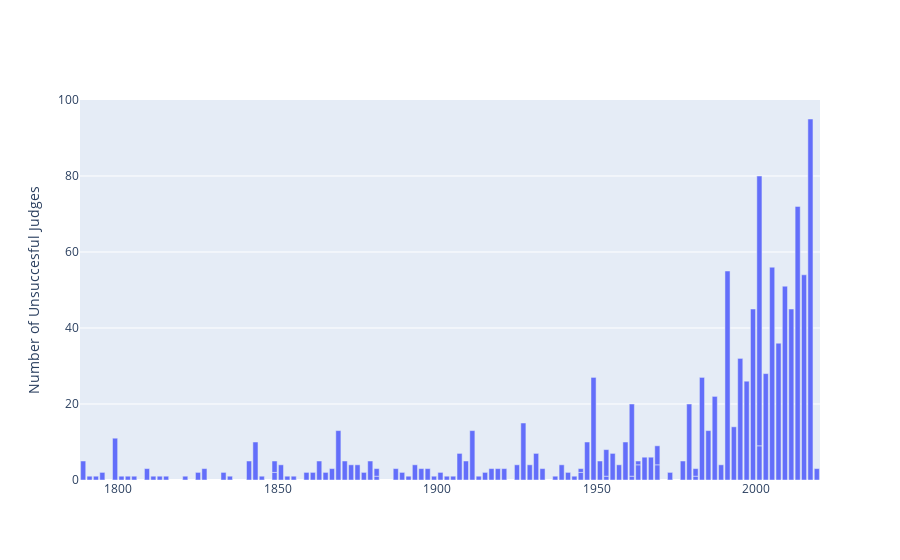

The notebook cell this image was saved under:
### Code cell
fig = go.Figure()


xs, ys, names, colors = [], [], [], []
for president, party, year, count in unsuccesful_nominations_query.all():
    xs.append(year)
    ys.append(count)
    names.append(president)
    colors.append(party_colors.get(party))
    
    
fig.add_trace(
    go.Bar(
        y=ys,
        x=xs,
#         name=names,
        # hoverinfo='name',
#         marker_color=colors,
    )
)

fig.update_layout(
    xaxis={'showticklabels': True},
    yaxis={'title': 'Number of Unsuccesful Judges'},
)

### Figure 1 — Plotly figure (JSON) as saved in the notebook; plotly's stock layout.template omitted (floating-point values rounded to 4 significant figures)
{"data": [{"type": "bar", "x": [1789, 1791, 1793, 1795, 1799, 1801, 1803, 1805, 1809, 1811, 1813, 1815, 1821, 1825, 1827, 1833, 1835, 1841, 1843, 1845, 1849, 1849, 1851, 1853, 1855, 1859, 1861, 1863, 1865, 1867, 1869, 1871, 1873, 1875, 1877, 1879, 1881, 1881, 1887, 1889, 1891, 1893, 1895, 1897, 1899, 1901, 1903, 1905, 1907, 1909, 1911, 1913, 1915, 1917, 1919, 1921, 1925, 1927, 1929, 1931, 1933, 1937, 1939, 1941, 1943, 1945, 1945, 1947, 1949, 1951, 1953, 1953, 1955, 1957, 1959, 1961, 1961, 1963, 1963, 1965, 1967, 1969, 1969, 1973, 1977, 1979, 1981, 1981, 1983, 1985, 1987, 1989, 1991, 1993, 1995, 1997, 1999, 2001, 2001, 2003, 2005, 2007, 2009, 2011, 2013, 2015, 2017, 2019], "y": [5, 1, 1, 2, 11, 1, 1, 1, 3, 1, 1, 1, 1, 2, 3, 2, 1, 5, 10, 1, 2, 3, 4, 1, 1, 2, 2, 5, 2, 3, 13, 5, 4, 4, 2, 5, 1, 2, 3, 2, 1, 4, 3, 3, 1, 2, 1, 1, 7, 5, 13, 1, 2, 3, 3, 3, 4, 15, 4, 7, 3, 1, 4, 2, 1, 2, 1, 10, 27, 5, 1, 7, 7, 4, 10, 1, 19, 4, 1, 6, 6, 4, 5, 2, 5, 20, 1, 2, 27, 13, 22, 4, 55, 14, 32, 26, 45, 9, 71, 28, 56, 36, 51, 45, 72, 54, 95, 3]}], "layout": {"xaxis": {"showticklabels": true}, "yaxis": {"title": {"text": "Number of Unsuccesful Judges"}}}}
